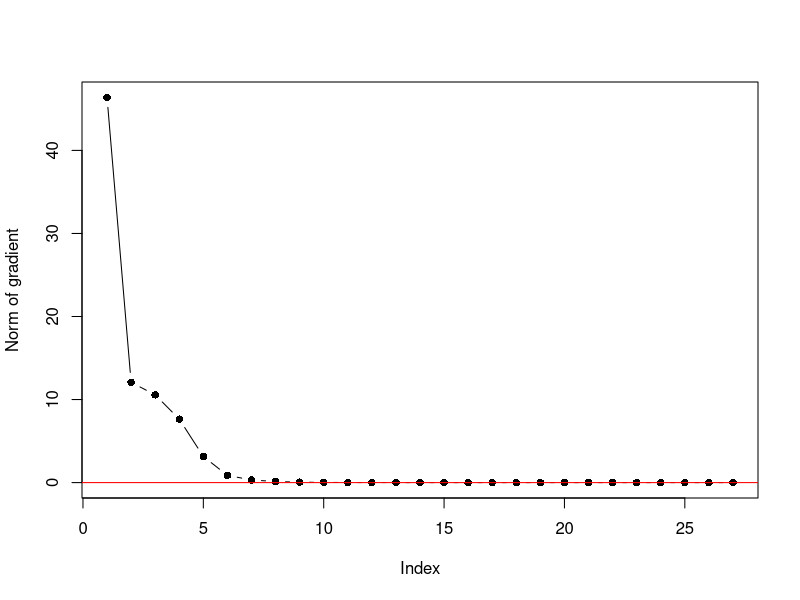

The R script that drew this image:
################################################
## MLE for logistic regression
## Using gradient ascent
################################################
library(mcmc) #to load a dataset
data(logit)
head(logit)  # y is response and 4 covariates
y <- logit$y
X <- as.matrix(logit[, 2:5])
p <- dim(X)[2]

f.gradient <- function(y, X, beta)
{
  beta <- matrix(beta, ncol = 1)
  pi <- exp(X %*% beta) / (1 + exp(X%*%beta))  
  rtn <- colSums(X* as.numeric(y - pi)) # same as t(X)%*%(y-pi)
  return(rtn)
}


store.beta <- matrix(0, nrow = 1, ncol = p)
store.grads <- NULL
beta_k <- rep(0, p) # start at all 0s
grads <- 100 # large values
t <- .1
tol <- 1e-8
iter <- 0
while((grads > tol) && iter < 1e4)  #not too many iterations
{
  iter <- iter+1
  foo <- f.gradient(y = y, X= X, beta = beta_k)
  grads <- sqrt(sum(foo^2))
  store.grads <- c(store.grads, grads)  ## storing the gradients
  beta_k = beta_k + t* foo
  store.beta <- rbind(store.beta, beta_k)
}
iter # number of iterations
beta_k # last estimate

plot(store.grads, type= "b", pch = 16, ylab = "Norm of gradient")
abline(h = 0, col = "red")
